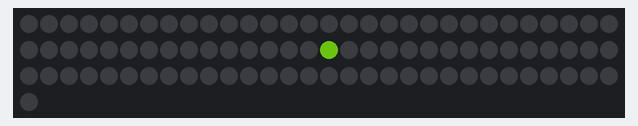
Bench run of a sketch on a simulated Arduino Uno, built with avr-gcc and run on an emulated ATmega328P. Parts: 91 RGB LEDs in strip order, left to right, continuing on the next row. Dim RGB values are drawn brighter than linear.

Above: at 0.01 s.
At 3.67 s:
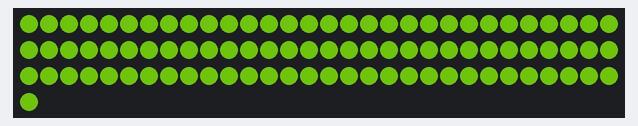
At 9.55 s:
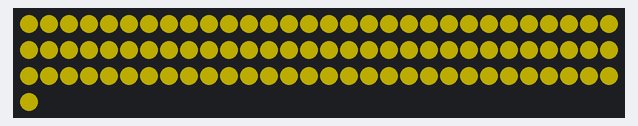
At 20.47 s:
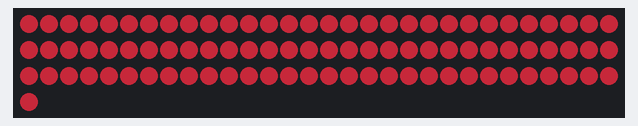
At 29.26 s:
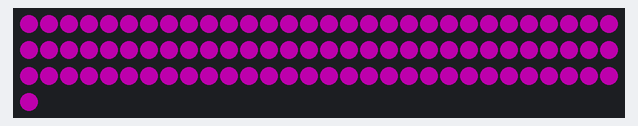
At 39.69 s:
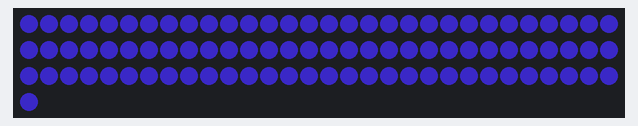

The sketch:

keyboard_light.ino
```cpp
/*
 * Simple LED Bar Light–just turns on when connected to power.
 *
 * Sketch written by Neil Janwani, 01/29/22. www.github.com/njanwani
 */

#include <Adafruit_NeoPixel.h>

#define LED_PIN     2

#define LED_COUNT 91

#define BRIGHTNESS 100

double color = 0;

Adafruit_NeoPixel strip(LED_COUNT, LED_PIN, NEO_GRB + NEO_KHZ800);

void setup() {
  strip.begin();
  strip.show();
  strip.setBrightness(BRIGHTNESS);
  animate_on();
}

void loop() {
  for (int i = 0; i < LED_COUNT; i++) {
    strip.setPixelColor(i, trig(color), trig(color + 2 * PI / 3), trig(color + 4 * PI / 3));
  }
  strip.show();
  //delay(10);
  color += 0.004;
  if (color >= 2 * PI) {
    color = 0;
  }
}

void animate_on() {
  for (int i = 0; i < LED_COUNT / 2; i++) {
    strip.setPixelColor(i + LED_COUNT / 2, trig(color), trig(color + 2 * PI / 3), trig(color + 4 * PI / 3));
    strip.setPixelColor(-1 * i + LED_COUNT / 2, trig(color), trig(color + 2 * PI / 3), trig(color + 4 * PI / 3));
    strip.show();
    delay(1 * (LED_COUNT - i));
  }
}

int trig(double color) {
  return 127 * sin(color) + 127;
}
```
